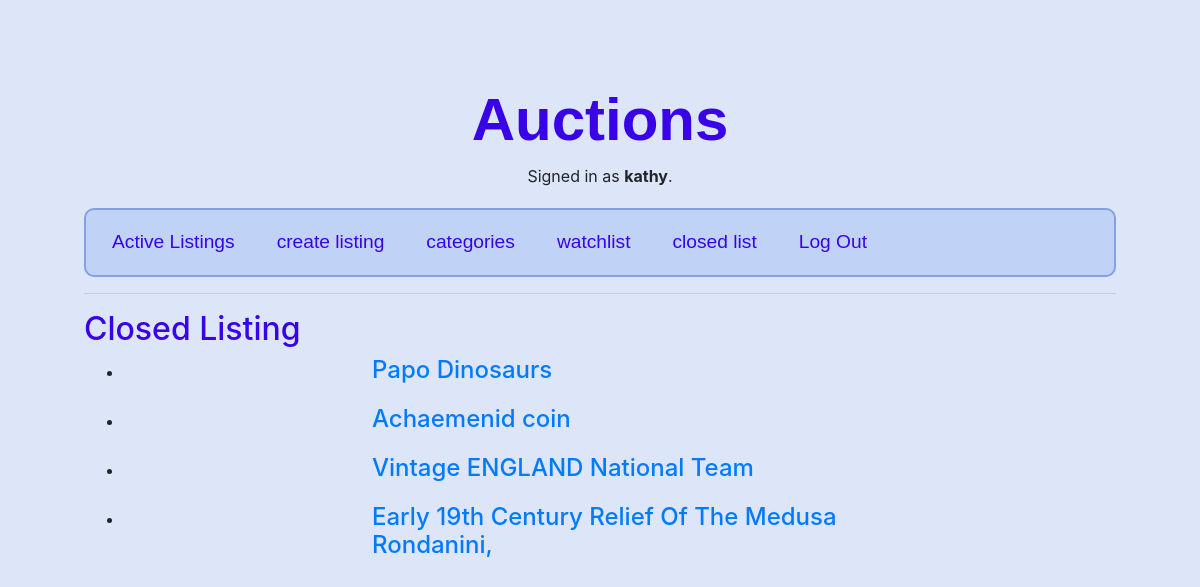
The page /closed_listing/ (signed in) on the database its author committed.
### auctions/models.py (models this page shows)
class User(AbstractUser):
    groups = models.ManyToManyField(Group, related_name='auctions_users')
    user_permissions = models.ManyToManyField(Permission, related_name='auctions_users_permissions')

class AuctionListing(models.Model):
    title = models.CharField(max_length=255, default='unknown')
    description = models.TextField()
    start_price = models.DecimalField(max_digits=10, decimal_places=2, default=1.00)
    current_price = models.DecimalField(max_digits=10, decimal_places=2, default=2.00)
    created_by = models.ForeignKey(User, on_delete=models.CASCADE, related_name='auction_listings')
    created_at = models.DateTimeField(auto_now_add=True)
    categories = models.ManyToManyField('Category', related_name='auction_listings')
    starting_bid = models.DecimalField(max_digits=10, decimal_places=2, default=2.00)
    image_url = models.URLField(default='https://example.com/placeholder.jpg')
    comments = models.ManyToManyField('Comment', related_name='auction_listings')
    winner = models.ForeignKey(User, on_delete=models.CASCADE, blank=True, null=True)
    available = models.BooleanField(default=True)
    def __str__(self):
        return f'{self.title}'

### auctions/views.py (the view)
# urls.py: path("closed_listing/", views.closed_listing, name="closed_listing"),
def closed_listing(request):
    closed_listing = AuctionListing.objects.filter(available=False)
    return render(request, "auctions/close_listing.html", {
        "closed_listing": closed_listing
    })

### auctions/templates/auctions/close_listing.html (shortened to what this page needs)
{% extends "auctions/layout.html" %}
{% block body %}
    <h2>Closed Listing</h2>
    {%for title in closed_listing%}
        <ul>
            <li>
                <div class="listing_item_group">
                    <h4> <a href="{% url 'detail_list' title %}"> {{title}} </a></h4>
                </div>
            </li>
        </ul>
    {%endfor%}
{% endblock %}

### auctions/templates/auctions/layout.html (shortened to what this page needs)
{% load static %}
<!DOCTYPE html>
<html lang="en">
    <head>
        <link rel="stylesheet" href="https://stackpath.bootstrapcdn.com/bootstrap/4.4.1/css/bootstrap.min.css">
        <link rel="stylesheet" href="/static/auctions/styles.css">
    </head>
    <body>
        <h1>Auctions</h1>
        <div class="user">
            {% if user.is_authenticated %}
                Signed in as <strong>{{ user.username }}</strong>.
            {% else %}
                Not signed in.
            {% endif %}
        </div>
        <ul class="nav">
            <li class="nav-item">
                <a class="nav-link" href="{% url 'active_list' %}">Active Listings</a>
            </li>
            {% if user.is_authenticated %}
                <li class="nav-item">
                    <a class="nav-link" href="{% url 'create_listing' %}">create listing</a>
                </li>
                <li class="nav-item">
                    <a class="nav-link" href="{% url 'categories' %}">categories</a>
                </li>
                <li class="nav-item">
                    <a class="nav-link" href="{% url 'watchlist' %}">watchlist</a>
                </li>
                <li class="nav-item">
                    <a class="nav-link" href="{% url 'closed_listing' %}">closed list</a>
                </li>
                <li class="nav-item">
                    <a class="nav-link" href="{% url 'logout' %}">Log Out</a>
                </li>
            {% endif %}
        </ul>
        <hr>
        {% block body %}
        {% endblock %}
    </body>
</html>

### auctions/static/auctions/styles.css (style rules this page uses)
body { background-color: #dde6f9; padding: 7%; }
.user { text-align:center; }
h1 { color: #3803e6; text-align: center; font-weight: bolder; font-family: sans-serif; font-stretch: ultra-condensed; font-size: 60px; }
h2 { color: #3803e6; }
.nav { border: solid 2px rgb(133, 159, 227); border-radius: 10px; background-color: #c1d2f7; padding: 10px; }
.nav-item { display: inline-block; margin-right: 10px; }
.nav-link { color: #3803e6; text-decoration: none; font-family:Arial, sans-serif; font-size:larger; text-shadow: #7ba7d4 10px; }
div { margin-bottom: 20px; display: block; margin-left: auto; margin-right: auto; width: 50%; width: 50%; }

### rows shown on the page
User: username "kathy"
AuctionListing: title "Papo Dinosaurs"
AuctionListing: title "Achaemenid coin"
AuctionListing: title "Vintage ENGLAND National Team"
AuctionListing: title "Early 19th Century Relief Of The Medusa Rondanini,"
